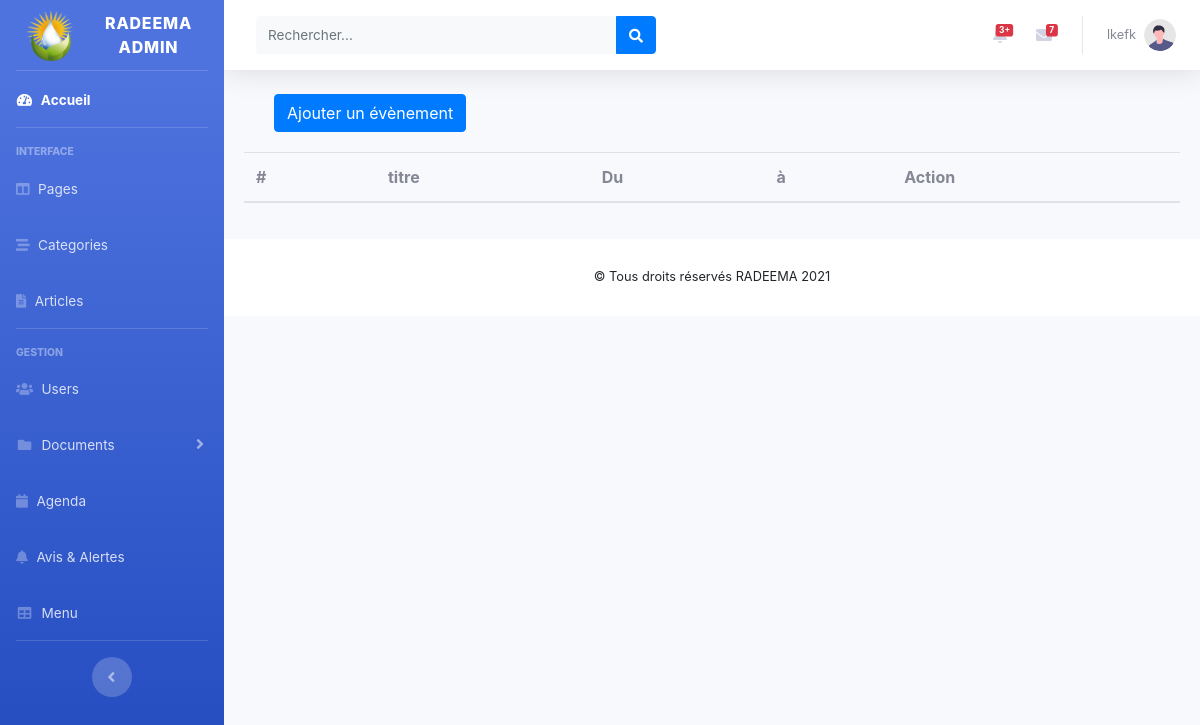
Before: /admin/agenda.php (signed in) with the older database file.
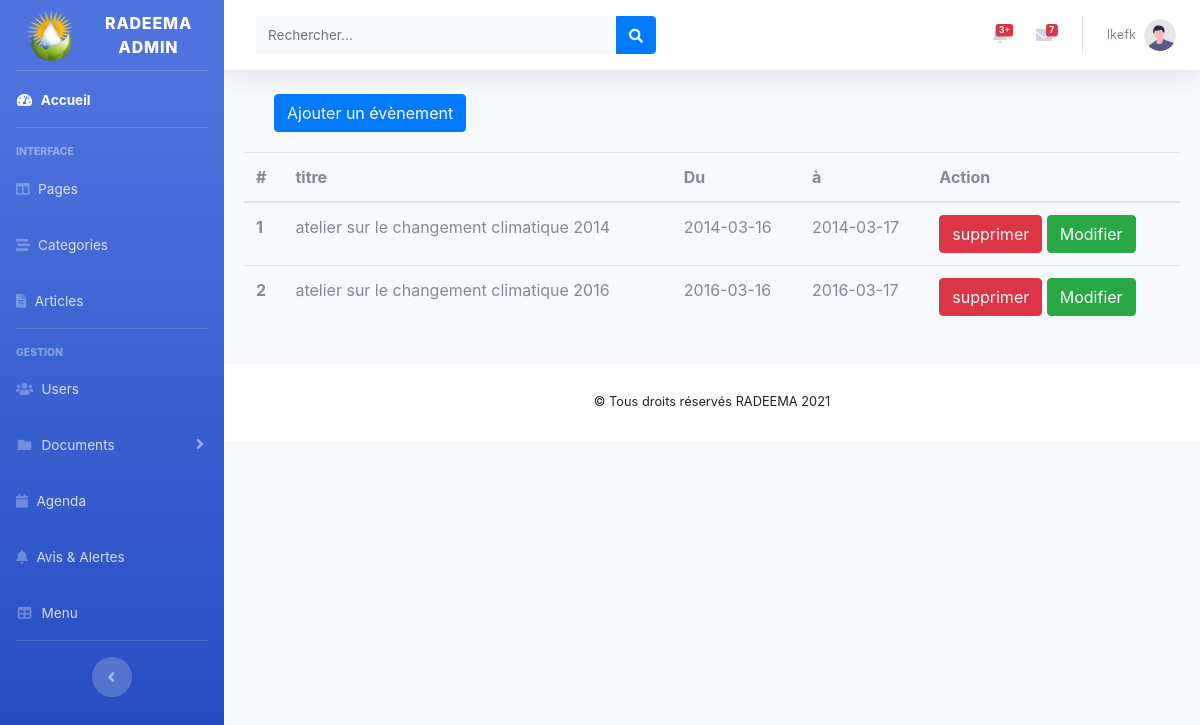
After: the same page with the newer database file.
### tables this page shows
CREATE TABLE `agenda` (
  `id` int(11) NOT NULL,
  `title` varchar(50) NOT NULL,
  `description` text NOT NULL,
  `date1` date NOT NULL,
  `date2` date DEFAULT NULL
);

### admin/agenda.php (the view, shortened to what this page needs)
<?php
include('includes/header.php');
include('includes/navbar.php');
?>
  </div>
</div>
<button type="button" class="btn btn-primary btnadd-action" data-toggle="modal" data-target="#addevent">
       Ajouter un évènement
</button>
<div class="card-body">
<table class="table table-hover">
  <thead>
    <tr>
      <th scope="col">#</th>
      <th scope="col">titre</th>
      <th scope="col">Du</th>
      <th scope="col">à</th>
      <th scope="col">Action</th>
    </tr>
  </thead>
  <tbody>
      <?php $query = "SELECT * FROM agenda";
            $query_run= mysqli_query($connection, $query);
            $i=1;
            if(mysqli_num_rows($query_run))
            {
                while($event= mysqli_fetch_row($query_run)){
                   echo" <tr>";
                   echo "<th scope='row'>".$i++."</th>";
                   echo "<td>".$event[1]."</td>";
                    echo "<td>".$event[3]."</td>";
                    echo "<td>".$event[4]."</td>";
                    echo "<td><button class='btn btn-danger delete' data-toggle='modal' data-id='". $event[0] ."' data-target='#deleteevent'>supprimer</button>
                    <button class='btn btn-success update' data-toggle='modal' name='modify_event' data-target='#editevent' data-id='". $event[0] ."'>Modifier</button></td>";
                    echo "</tr>";
                    };
            }
      ?>
  </tbody>
</table>
</div>
  </div>
<?php
include('includes/scripts.php');
include('includes/footer.php');
?>

Changed rows visible on the page:
added agenda: title "atelier sur le changement climatique 2014", date1 "2014-03-16", date2 "2014-03-17"
added agenda: title "atelier sur le changement climatique 2016", date1 "2016-03-16", date2 "2016-03-17"
